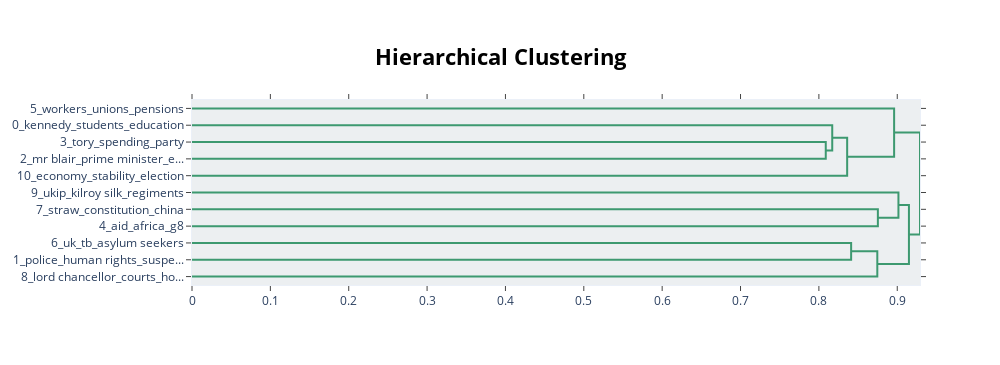

Notebook cell for this chart:
### Code cell
# Visualise the topic hierarchy
topic_model.visualize_hierarchy(top_n_topics=11)

### Figure 1 — Plotly figure (JSON) as saved in the notebook; plotly's stock layout.template omitted (floating-point values rounded to 4 significant figures)
{"data": [{"hoverinfo": "text", "marker": {"color": "rgb(61,153,112)"}, "mode": "lines", "type": "scatter", "x": [0.0, 0.8088, 0.8088, 0.0], "xaxis": "x", "y": [-25.0, -25.0, -35.0, -35.0], "yaxis": "y"}, {"hoverinfo": "text", "marker": {"color": "rgb(61,153,112)"}, "mode": "lines", "type": "scatter", "x": [0.0, 0.817, 0.817, 0.8088], "xaxis": "x", "y": [-15.0, -15.0, -30.0, -30.0], "yaxis": "y"}, {"hoverinfo": "text", "marker": {"color": "rgb(61,153,112)"}, "mode": "lines", "type": "scatter", "x": [0.817, 0.8361, 0.8361, 0.0], "xaxis": "x", "y": [-22.5, -22.5, -45.0, -45.0], "yaxis": "y"}, {"hoverinfo": "text", "marker": {"color": "rgb(61,153,112)"}, "mode": "lines", "type": "scatter", "x": [0.0, 0.896, 0.896, 0.8361], "xaxis": "x", "y": [-5.0, -5.0, -33.75, -33.75], "yaxis": "y"}, {"hoverinfo": "text", "marker": {"color": "rgb(61,153,112)"}, "mode": "lines", "type": "scatter", "x": [0.0, 0.8753, 0.8753, 0.0], "xaxis": "x", "y": [-65.0, -65.0, -75.0, -75.0], "yaxis": "y"}, {"hoverinfo": "text", "marker": {"color": "rgb(61,153,112)"}, "mode": "lines", "type": "scatter", "x": [0.0, 0.9015, 0.9015, 0.8753], "xaxis": "x", "y": [-55.0, -55.0, -70.0, -70.0], "yaxis": "y"}, {"hoverinfo": "text", "marker": {"color": "rgb(61,153,112)"}, "mode": "lines", "type": "scatter", "x": [0.0, 0.8411, 0.8411, 0.0], "xaxis": "x", "y": [-85.0, -85.0, -95.0, -95.0], "yaxis": "y"}, {"hoverinfo": "text", "marker": {"color": "rgb(61,153,112)"}, "mode": "lines", "type": "scatter", "x": [0.8411, 0.8746, 0.8746, 0.0], "xaxis": "x", "y": [-90.0, -90.0, -105.0, -105.0], "yaxis": "y"}, {"hoverinfo": "text", "marker": {"color": "rgb(61,153,112)"}, "mode": "lines", "type": "scatter", "x": [0.9015, 0.9149, 0.9149, 0.8746], "xaxis": "x", "y": [-62.5, -62.5, -97.5, -97.5], "yaxis": "y"}, {"hoverinfo": "text", "marker": {"color": "rgb(61,153,112)"}, "mode": "lines", "type": "scatter", "x": [0.896, 0.929, 0.929, 0.9149], "xaxis": "x", "y": [-19.38, -19.38, -80.0, -80.0], "yaxis": "y"}], "layout": {"autosize": false, "height": 365, "hoverlabel": {"bgcolor": "white", "font": {"family": "Rockwell", "size": 16}}, "hovermode": "closest", "plot_bgcolor": "#ECEFF1", "showlegend": false, "title": {"font": {"color": "Black", "size": 22}, "text": "<b>Hierarchical Clustering</b>", "x": 0.5, "xanchor": "center", "yanchor": "top"}, "width": 1000, "xaxis": {"mirror": "allticks", "rangemode": "tozero", "showgrid": false, "showline": true, "showticklabels": true, "ticks": "outside", "type": "linear", "zeroline": false}, "yaxis": {"mirror": "allticks", "range": [-110, 0], "rangemode": "tozero", "showgrid": false, "showline": true, "showticklabels": true, "tickmode": "array", "ticks": "outside", "ticktext": ["5_workers_unions_pensions", "0_kennedy_students_education", "3_tory_spending_party", "2_mr blair_prime minister_e...", "10_economy_stability_election", "9_ukip_kilroy silk_regiments", "7_straw_constitution_china", "4_aid_africa_g8", "6_uk_tb_asylum seekers", "1_police_human rights_suspe...", "8_lord chancellor_courts_ho..."], "tickvals": [-5, -15, -25, -35, -45, -55, -65, -75, -85, -95, -105], "type": "linear", "zeroline": false}}}
